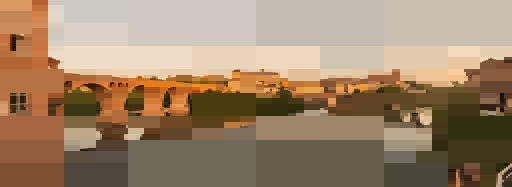
#> input picture lab/epistemics/image-repro/know_flat.bmp, 512 x 187 px, given in place of original_512.bmp, which was not available
$ python measure.py ../../../lab/epistemics/image-repro
#> lines starting #> are read from the running program, lines starting #| are printed output that depends on the picture; pictures that were not available may be replaced by others from this repository, and a replacement may not be noted
#!/usr/bin/env python3
# measure.py — PSNR + SSIM per channel (original vs reproduction).
# Pure measurement; not part of the TNN mechanism.
import sys, math
import numpy as np
from PIL import Image

def load_bmp_rgb(path):
    im = Image.open(path).convert('RGB')
#> im is the input picture: PIL image 512x187 RGB; mean R, G, B 157.4, 132.6, 105.6
    return np.asarray(im).astype(np.float64)

def psnr(a, b):
    mse = np.mean((a - b) ** 2)
    if mse == 0:
        return float('inf')
    return 10 * math.log10(255.0 ** 2 / mse)

def _gauss_window(size=11, sigma=1.5):
    ax = np.arange(size) - size // 2
    w = np.exp(-(ax ** 2) / (2 * sigma ** 2))
    w = w / w.sum()
    return np.outer(w, w)

def _conv2(a, w):
    # separable-ish direct convolution via cumsum trick is overkill; use FFT-free
    # sliding window with stride tricks
    kh, kw = w.shape
    ph, pw = kh // 2, kw // 2
    ap = np.pad(a, ((ph, ph), (pw, pw)), mode='reflect')
    s = np.lib.stride_tricks.sliding_window_view(ap, (kh, kw))
    return np.sum(s * w, axis=(-2, -1))

_WIN = _gauss_window()
K1, K2, L = 0.01, 0.03, 255.0
C1 = (K1 * L) ** 2
C2 = (K2 * L) ** 2

def ssim_channel(a, b):
    mu_a = _conv2(a, _WIN)
    mu_b = _conv2(b, _WIN)
    s_aa = _conv2(a * a, _WIN) - mu_a * mu_a
    s_bb = _conv2(b * b, _WIN) - mu_b * mu_b
    s_ab = _conv2(a * b, _WIN) - mu_a * mu_b
    num = (2 * mu_a * mu_b + C1) * (2 * s_ab + C2)
    den = (mu_a * mu_a + mu_b * mu_b + C1) * (s_aa + s_bb + C2)
    return float(np.mean(num / den))

def report(orig_path, test_path, label):
    o = load_bmp_rgb(orig_path)
    t = load_bmp_rgb(test_path)
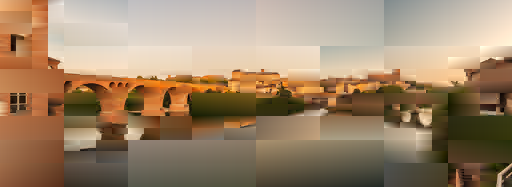
#> input picture lab/epistemics/image-repro/know_grad.bmp, 512 x 187 px, given in place of repro_flat.bmp, which was not available
#> in load_bmp_rgb, im is the input picture: PIL image 512x187 RGB; mean R, G, B 157.3, 132.6, 105.7
    assert o.shape == t.shape, (o.shape, t.shape)
    print(f"--- {label} ---")
    names = ['R', 'G', 'B']
    ps, ss = [], []
    for c in range(3):
        p = psnr(o[:, :, c], t[:, :, c])
        s = ssim_channel(o[:, :, c], t[:, :, c])
        ps.append(p); ss.append(s)
        print(f"  {names[c]}: PSNR={p:7.2f} dB  SSIM={s:.4f}")
#> this loop made 3 passes
#> (mse in psnr, p, s) on passes 1 to 3: (302.3, 23.33, 0.829), (191, 25.32, 0.857), (143.6, 26.56, 0.864)
#|   R: PSNR=  23.33 dB  SSIM=0.8289
#|   G: PSNR=  25.32 dB  SSIM=0.8568
#|   B: PSNR=  26.56 dB  SSIM=0.8637
#> pass 1, in ssim_channel, `mu_a = _conv2(a, _WIN)`:
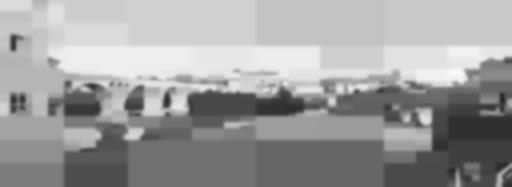
#> mu_a: shape (187, 512) float64; min 38.8, max 248.6, mean 157.3
#> pass 1, in ssim_channel, `mu_b = _conv2(b, _WIN)`:
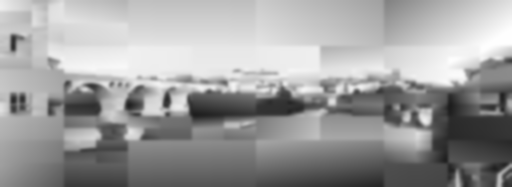
#> mu_b: shape (187, 512) float64; min 29.45, max 255, mean 157.3
#> after the loop, ps = [23.33, 25.32, 26.56]; ss = [0.829, 0.857, 0.864]
    pm = psnr(o, t)
#> pm = 24.86
    sm = sum(ss) / 3
#> sm = 0.85
    print(f"  mean: PSNR={pm:7.2f} dB  SSIM={sm:.4f}")
#|   mean: PSNR=  24.86 dB  SSIM=0.8498
    return pm, sm

if __name__ == '__main__':
    d = sys.argv[1] if len(sys.argv) > 1 else '.'
    orig = f"{d}/original_512.bmp"
    report(orig, f"{d}/repro_flat.bmp", "TNN repro FLAT (region means)")
    report(orig, f"{d}/repro_grad.bmp", "TNN repro GRAD (region means+planar)")
#> the loop in report (call 2), `for c in range(3):` made 3 passes
#|   R: PSNR=  23.33 dB  SSIM=0.8289
#|   G: PSNR=  25.32 dB  SSIM=0.8568
#|   B: PSNR=  26.56 dB  SSIM=0.8637
#> pass 1, in _conv2 (call 18), `ap = np.pad(a, ((ph, ph), (pw, pw)), mode='reflect')`:
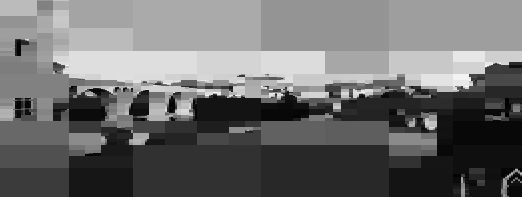
#> ap: shape (197, 522) float64; min 256, max 65025, mean 27977.8; drawn with min black and max white
#> pass 1, in ssim_channel (call 4), `s_aa = _conv2(a * a, _WIN) - mu_a * mu_a`:
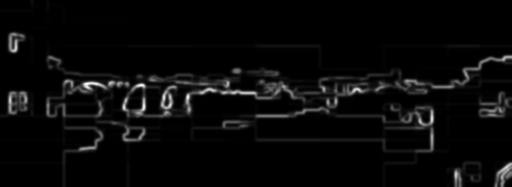
#> s_aa: shape (187, 512) float64; min -3.64e-11, max 6202.9, mean 228.1; drawn with min black and max white
#> pass 1, in _conv2 (call 19), `ap = np.pad(a, ((ph, ph), (pw, pw)), mode='reflect')`:
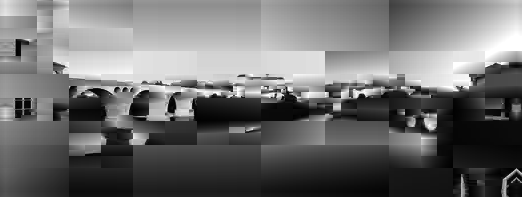
#> ap: shape (197, 522) float64; min 0, max 65025, mean 28114; drawn with min black and max white
#> pass 1, in ssim_channel (call 4), `s_bb = _conv2(b * b, _WIN) - mu_b * mu_b`:
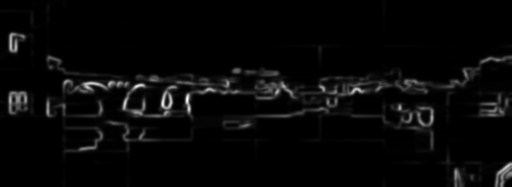
#> s_bb: shape (187, 512) float64; min -1.46e-11, max 7581.3, mean 239.6; drawn with min black and max white
#|   mean: PSNR=  24.86 dB  SSIM=0.8498
#> (the run stopped early here; a loop or call above may not have finished)
